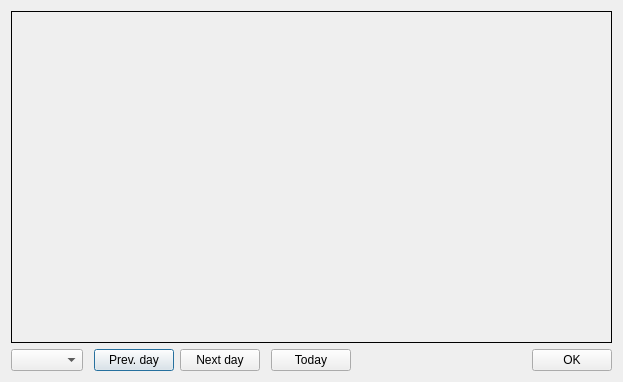
<?xml version="1.0" encoding="UTF-8"?>
<ui version="4.0">
 <class>CPlanetAltitude</class>
 <widget class="QDialog" name="CPlanetAltitude">
  <property name="geometry">
   <rect>
    <x>0</x>
    <y>0</y>
    <width>623</width>
    <height>382</height>
   </rect>
  </property>
  <property name="windowTitle">
   <string>Planet altitude</string>
  </property>
  <layout class="QVBoxLayout" name="verticalLayout_2" stretch="1,0">
   <item>
    <layout class="QVBoxLayout" name="verticalLayout">
     <item>
      <widget class="QFrame" name="frame">
       <property name="frameShape">
        <enum>QFrame::Box</enum>
       </property>
       <property name="frameShadow">
        <enum>QFrame::Plain</enum>
       </property>
      </widget>
     </item>
    </layout>
   </item>
   <item>
    <layout class="QHBoxLayout" name="horizontalLayout">
     <item>
      <widget class="QComboBox" name="comboBox"/>
     </item>
     <item>
      <spacer name="horizontalSpacer_3">
       <property name="orientation">
        <enum>Qt::Horizontal</enum>
       </property>
       <property name="sizeType">
        <enum>QSizePolicy::Fixed</enum>
       </property>
       <property name="sizeHint" stdset="0">
        <size>
         <width>5</width>
         <height>20</height>
        </size>
       </property>
      </spacer>
     </item>
     <item>
      <widget class="QPushButton" name="pushButton_2">
       <property name="text">
        <string>Prev. day</string>
       </property>
      </widget>
     </item>
     <item>
      <widget class="QPushButton" name="pushButton_3">
       <property name="text">
        <string>Next day</string>
       </property>
      </widget>
     </item>
     <item>
      <spacer name="horizontalSpacer_2">
       <property name="orientation">
        <enum>Qt::Horizontal</enum>
       </property>
       <property name="sizeType">
        <enum>QSizePolicy::Fixed</enum>
       </property>
       <property name="sizeHint" stdset="0">
        <size>
         <width>5</width>
         <height>20</height>
        </size>
       </property>
      </spacer>
     </item>
     <item>
      <widget class="QPushButton" name="pushButton_4">
       <property name="text">
        <string>Today</string>
       </property>
      </widget>
     </item>
     <item>
      <spacer name="horizontalSpacer">
       <property name="orientation">
        <enum>Qt::Horizontal</enum>
       </property>
       <property name="sizeHint" stdset="0">
        <size>
         <width>40</width>
         <height>20</height>
        </size>
       </property>
      </spacer>
     </item>
     <item>
      <widget class="QPushButton" name="pushButton">
       <property name="text">
        <string>OK</string>
       </property>
      </widget>
     </item>
    </layout>
   </item>
  </layout>
 </widget>
 <resources/>
 <connections/>
</ui>
